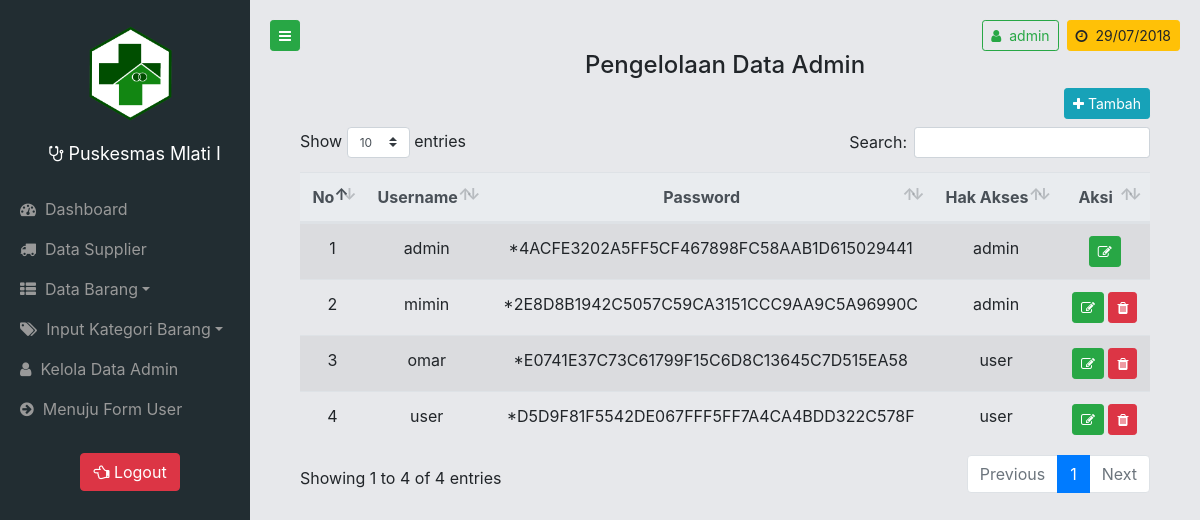
/page/admin/index.php?page=admin (signed in), run on the app's committed database.
### tables this page shows
CREATE TABLE `user` (
  `username` varchar(50) NOT NULL,
  `pass` varchar(50) NOT NULL,
  `hakakses` varchar(10) NOT NULL
);

### page/admin/admin.php (the view, shortened to what this page needs)
<?php
$sesi = $_SESSION['id'];
$sql = "SELECT * FROM user ORDER BY hakakses ASC;";
$query = mysqli_query($con, $sql);
?>
<center>
	<h4>Pengelolaan Data Admin</h4>
</center>
<div class="container-fluid mb-auto">
	<button type="button" class="btn btn-info btn-sm mb-2 float-right" onclick="showmodaladmin();" data-toggle="tooltip" data-placement="left" title="Tambah Admin/User">
		<i class="fa fa-plus"></i>&nbsp;Tambah
	</button>
	<div class="table-responsive">
		<table id="admintab" class="table table-hover table-striped">
			<thead class="thead-light">
				<tr align="center">
					<th>No</th>
					<th>Username</th>
					<th>Password</th>
					<th>Hak Akses</th>
					<th>Aksi</th>
				</tr>
			</thead>
			<tbody>
				<?php
				$i = 1;
				while ($value = mysqli_fetch_row($query)) {
				?>
				<tr align="center">
					<td><?php echo $i ?></td>
					<td><?php echo $value[0] ?></td>
					<td><?php echo $value[1] ?></td>
					<td><?php echo $value[2] ?></td>
					<td>
						<button type="button" class="btn btn-sm btn-success" data-toggle="tooltip" data-placement="top" title="Edit Data" onclick="showmodaledt('<?php echo $value[0] ?>','<?php echo $value[1] ?>');">
							<i class="fa fa-edit"></i>
						</button>
						<?php if ($value[0]!=$sesi) {?>
						<button type="button" class="btn btn-sm btn-danger" data-toggle="tooltip" data-placement="top" title="Hapus Data" onclick="showmodaldel('<?php echo $value[0] ?>','<?php echo $value[1] ?>');">
							<i class="fa fa-trash"></i>
						</button>
						<?php }?>
					</td>
				</tr>
				<?php
				$i++;
				}
				?>
			</tbody>
		</table>
	</div>
</div>

### assets/css/simple-sidebar.css (style rules this page uses)
body { overflow-x: hidden; }

### data on the page
user: username "admin", pass "*4ACFE3202A5FF5CF467898FC58AAB1D615029441", hakakses "admin"
user: username "mimin", pass "*2E8D8B1942C5057C59CA3151CCC9AA9C5A96990C", hakakses "admin"
user: username "omar", pass "*E0741E37C73C61799F15C6D8C13645C7D515EA58", hakakses "user"
user: username "user", pass "*D5D9F81F5542DE067FFF5FF7A4CA4BDD322C578F", hakakses "user"

### other printed values
$_SESSION['id'] "admin"
